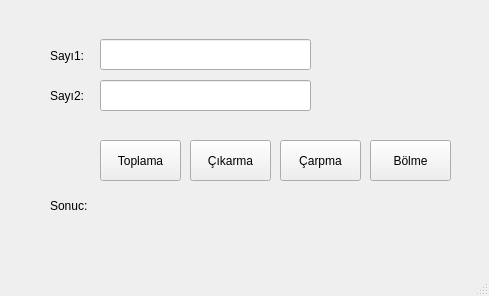
<?xml version="1.0" encoding="UTF-8"?>
<ui version="4.0">
 <class>MainWindow</class>
 <widget class="QMainWindow" name="MainWindow">
  <property name="geometry">
   <rect>
    <x>0</x>
    <y>0</y>
    <width>489</width>
    <height>296</height>
   </rect>
  </property>
  <property name="windowTitle">
   <string>MainWindow</string>
  </property>
  <widget class="QWidget" name="centralwidget">
   <widget class="QLabel" name="label">
    <property name="geometry">
     <rect>
      <x>50</x>
      <y>40</y>
      <width>51</width>
      <height>31</height>
     </rect>
    </property>
    <property name="text">
     <string>Sayı1:</string>
    </property>
   </widget>
   <widget class="QLabel" name="label_2">
    <property name="geometry">
     <rect>
      <x>50</x>
      <y>80</y>
      <width>51</width>
      <height>31</height>
     </rect>
    </property>
    <property name="text">
     <string>Sayı2:</string>
    </property>
   </widget>
   <widget class="QLineEdit" name="txtsayi1">
    <property name="geometry">
     <rect>
      <x>100</x>
      <y>39</y>
      <width>211</width>
      <height>31</height>
     </rect>
    </property>
   </widget>
   <widget class="QLineEdit" name="txtsayi2">
    <property name="geometry">
     <rect>
      <x>100</x>
      <y>80</y>
      <width>211</width>
      <height>31</height>
     </rect>
    </property>
   </widget>
   <widget class="QPushButton" name="btn_toplama">
    <property name="geometry">
     <rect>
      <x>100</x>
      <y>140</y>
      <width>81</width>
      <height>41</height>
     </rect>
    </property>
    <property name="text">
     <string>Toplama</string>
    </property>
   </widget>
   <widget class="QPushButton" name="btn_ckarma">
    <property name="geometry">
     <rect>
      <x>190</x>
      <y>140</y>
      <width>81</width>
      <height>41</height>
     </rect>
    </property>
    <property name="text">
     <string>Çıkarma</string>
    </property>
   </widget>
   <widget class="QPushButton" name="btn_carpma">
    <property name="geometry">
     <rect>
      <x>280</x>
      <y>140</y>
      <width>81</width>
      <height>41</height>
     </rect>
    </property>
    <property name="text">
     <string>Çarpma</string>
    </property>
   </widget>
   <widget class="QPushButton" name="btn_bolme">
    <property name="geometry">
     <rect>
      <x>370</x>
      <y>140</y>
      <width>81</width>
      <height>41</height>
     </rect>
    </property>
    <property name="text">
     <string>Bölme</string>
    </property>
   </widget>
   <widget class="QLabel" name="lbl_sonuc">
    <property name="geometry">
     <rect>
      <x>50</x>
      <y>190</y>
      <width>111</width>
      <height>31</height>
     </rect>
    </property>
    <property name="text">
     <string>Sonuc: </string>
    </property>
   </widget>
  </widget>
  <widget class="QMenuBar" name="menubar">
   <property name="geometry">
    <rect>
     <x>0</x>
     <y>0</y>
     <width>489</width>
     <height>21</height>
    </rect>
   </property>
  </widget>
  <widget class="QStatusBar" name="statusbar"/>
 </widget>
 <resources/>
 <connections/>
</ui>
